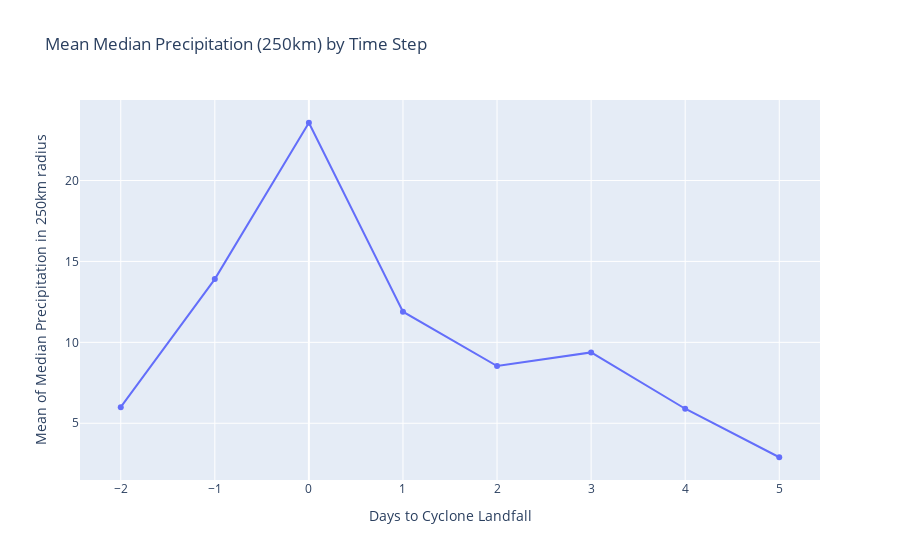

The cell this chart's notebook holds for it:
### Code cell
# Plot with Plotly
fig = px.line(
    mean_precip,
    x="time_step",
    y="median_precip_250km",
    title="Mean Median Precipitation (250km) by Time Step",
    labels={
        "time_step": "Days to Cyclone Landfall",
        "median_precip_250km": "Mean of Median Precipitation in 250km radius",
    },
)
fig.update_traces(mode="markers+lines")
fig.show()

### Figure 1 — Plotly figure (JSON) as saved in the notebook; plotly's stock layout.template omitted (floating-point values rounded to 4 significant figures)
{"data": [{"hovertemplate": "Days to Cyclone Landfall=%{x}<br>Mean of Median Precipitation in 250km radius=%{y}<extra></extra>", "legendgroup": "", "line": {"color": "#636efa", "dash": "solid"}, "marker": {"symbol": "circle"}, "mode": "markers+lines", "name": "", "orientation": "v", "showlegend": false, "type": "scatter", "x": [-2, -1, 0, 1, 2, 3, 4, 5], "xaxis": "x", "y": [5.993, 13.91, 23.57, 11.89, 8.535, 9.379, 5.898, 2.901], "yaxis": "y"}], "layout": {"legend": {"tracegroupgap": 0}, "title": {"text": "Mean Median Precipitation (250km) by Time Step"}, "xaxis": {"anchor": "y", "domain": [0, 1], "title": {"text": "Days to Cyclone Landfall"}}, "yaxis": {"anchor": "x", "domain": [0, 1], "title": {"text": "Mean of Median Precipitation in 250km radius"}}}}
